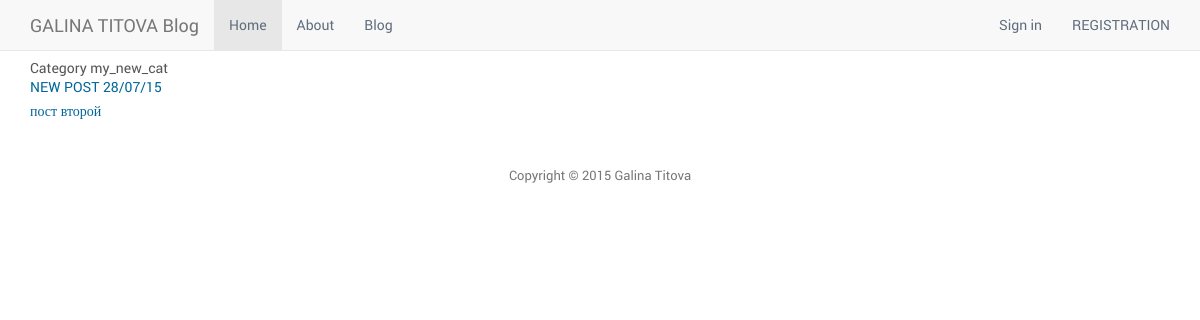
/blog/category/my-new-cat/, run on the app's committed database.
### blog/models.py (models this page shows, shortened)
class Post(models.Model):
    category = models.ForeignKey(Category)
    title = models.CharField(max_length = 128)
    slug = models.SlugField(unique=True)
    body = models.TextField()
    status = models.CharField(max_length=1, choices=BLOG_ITEM_STATUS, default='0')
    url = models.URLField()
    views = models.IntegerField(default = 0)
    updated = models.DateTimeField(auto_now = True)
    created = models.DateTimeField(auto_now_add = True)

class Category(models.Model):
    name = models.CharField(max_length = 128, unique = True)
    slug = models.SlugField(unique=True)
    def __str__(self):
        return self.name

### blog/views.py (the view)
# urls.py: url(r'^category/(?P<categoryslug>.*)/$', 'blog.views.category'),
def category(reqeust, categoryslug):
	name = Category.objects.get(slug = categoryslug)
	posts = Post.objects.filter(category = name)
	context = {'posts': posts}
	return render_to_response('blog/singlecategory.html', context)

### templates/blog/singlecategory.html
{% extends "base.html" %}
{% block content %}
        <div id="categorieslist">
                <h2>Category {{ posts.0.category }}</h2>
                {% for post in posts %}
         <p><a href="/blog/posts/{{ post.slug }}/">{{ post.title }}</a></p>
                {% endfor %}
        </div>
{% endblock %}

### static/css/style.css (style rules this page uses)
html, body, div, span, applet, object, iframe, h1, h2, h3, h4, h5, h6, p, blockquote, pre, a, abbr, acronym, address, big, cite, code, del, dfn, em, img, ins, kbd, q, s, samp, small, strike, strong, sub, sup, tt, var, b, u, i, center, dl, dt, dd, ol, ul, li, fieldset, form, label, legend, table, caption, tbody, tfoot, thead, tr, th, td, article, aside, canvas, details, embed, figure, figcaption, footer, header, hgroup, menu, nav, output, ruby, section, summary, time, mark, audio, video { margin: 0; padding: 0; border: 0; font-size: 100%; vertical-align: baseline; }
body { line-height: 1; }
html { font-size: 100%; -webkit-text-size-adjust: 100%; -ms-text-size-adjust: 100%; }
body { font-size: 14px; line-height: 24px; color: #777777; font-family: 'robotoregular'; overflow-x: hidden; }
a { color: #006699; -webkit-transition: all 150ms ease-in-out; -moz-transition: all 150ms ease-in-out; -ms-transition: all 150ms ease-in-out; -o-transition: all 150ms ease-in-out; transition: all 150ms ease-in-out; text-decoration: none !important; }
h1, h2, h3, h4, h5 { color: #555555; }

### templates/base.html (style rules this page uses)
body { padding-top: 60px; }

### data on the page
Post: category.name "my_new_cat", title "NEW POST 28/07/15"
Post: title "пост второй"
